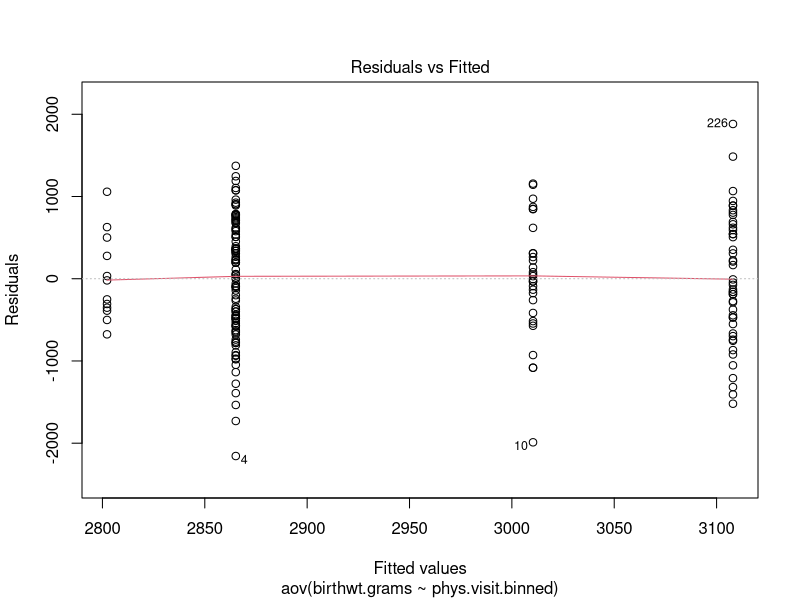
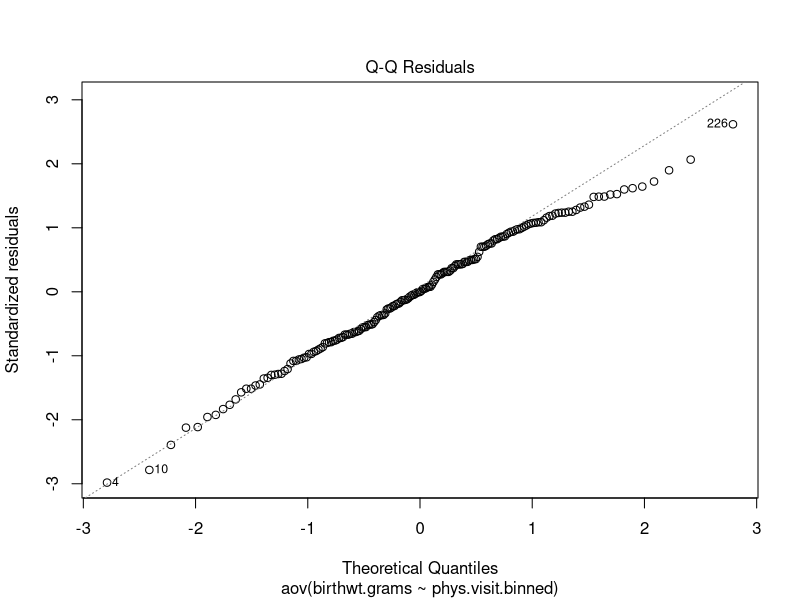
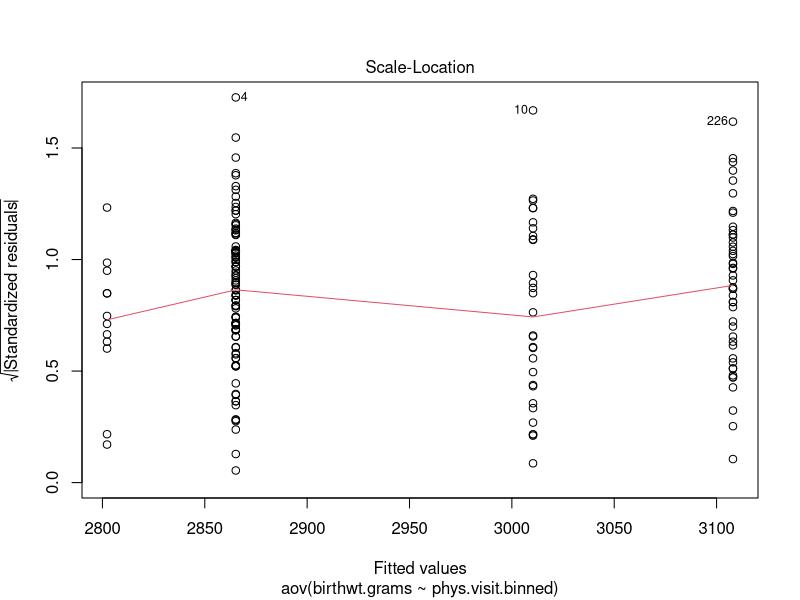
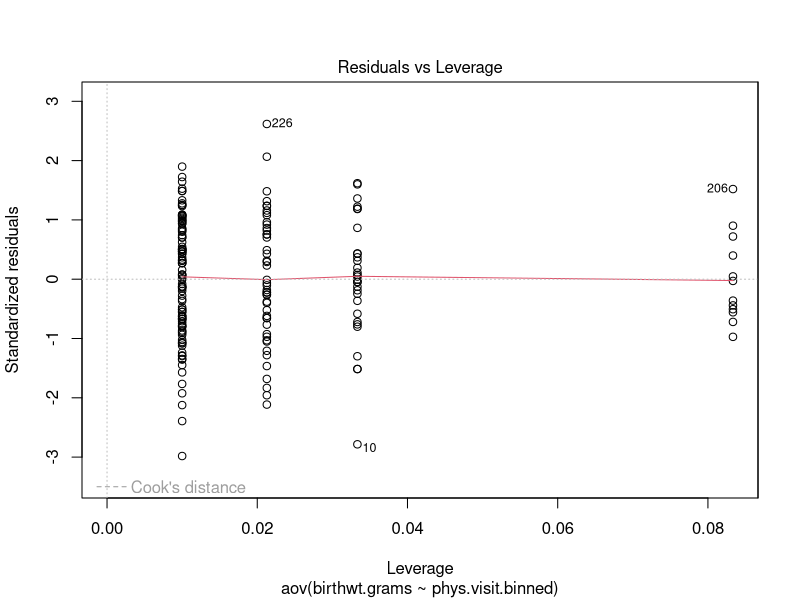
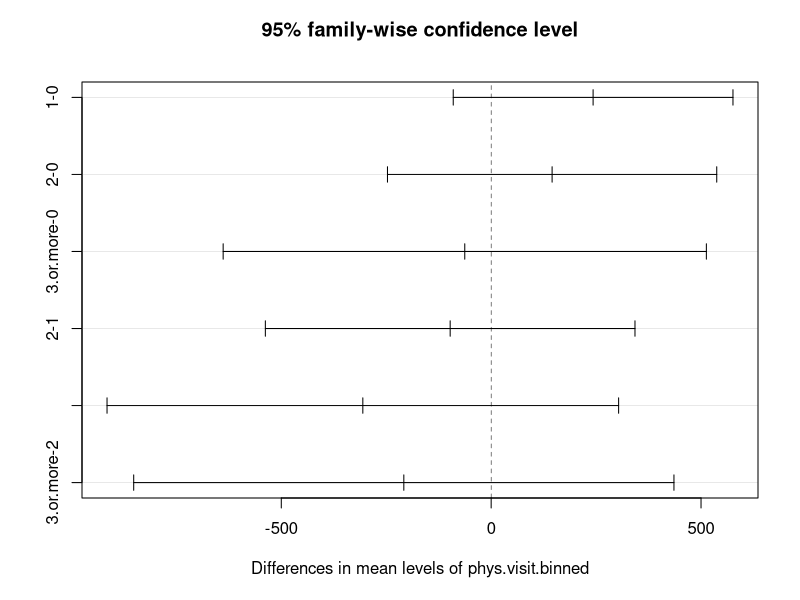

Here is the R script that generated these plots, in order:
## ---- chunk 1
library(MASS)
library(plyr)
library(ggplot2)
library(reshape)
## ---- chunk 2
# Rename the columns to have more descriptive names
colnames(birthwt) <- c("birthwt.below.2500", "mother.age", "mother.weight", 
    "race", "mother.smokes", "previous.prem.labor", "hypertension", "uterine.irr", 
    "physician.visits", "birthwt.grams")

# Transform variables to factors with descriptive levels
birthwt <- transform(birthwt, 
            race = as.factor(mapvalues(race, c(1, 2, 3), 
                              c("white","black", "other"))),
            mother.smokes = as.factor(mapvalues(mother.smokes, 
                              c(0,1), c("no", "yes"))),
            hypertension = as.factor(mapvalues(hypertension, 
                              c(0,1), c("no", "yes"))),
            uterine.irr = as.factor(mapvalues(uterine.irr, 
                              c(0,1), c("no", "yes")))
            )
## ---- chunk 3
pvb <- unique(birthwt$physician.visits)
repvb <- as.character(pvb)
for (i in 4:length(repvb)) {
  repvb[i] = "3 or more"
}
birthwt <- transform(birthwt, phys.visit.binned1 = as.factor(mapvalues(physician.visits, pvb, repvb )))
birthwt$phys.visit.binned1
## ---- chunk 4
phys.visit.binned <- birthwt$physician.visits
phys.visit.binned[phys.visit.binned >= 3] <- "3.or.more"
birthwt <- transform(birthwt, phys.visit.binned = as.factor(phys.visit.binned))
birthwt$phys.visit.binned
## ---- chunk 5
aov.birthwt <- aov(birthwt.grams ~ phys.visit.binned, data = birthwt)
summary(aov.birthwt)
## ---- chunk 6
plot(aov.birthwt)
## ---- chunk 7
posthoc <- TukeyHSD(x=aov.birthwt, 'phys.visit.binned', conf.level=0.95)

print(posthoc)
plot(posthoc)
## ---- chunk 8
twaov.birthwt <- aov(birthwt.grams ~ race+mother.smokes+phys.visit.binned, data = birthwt)
summary(twaov.birthwt)
